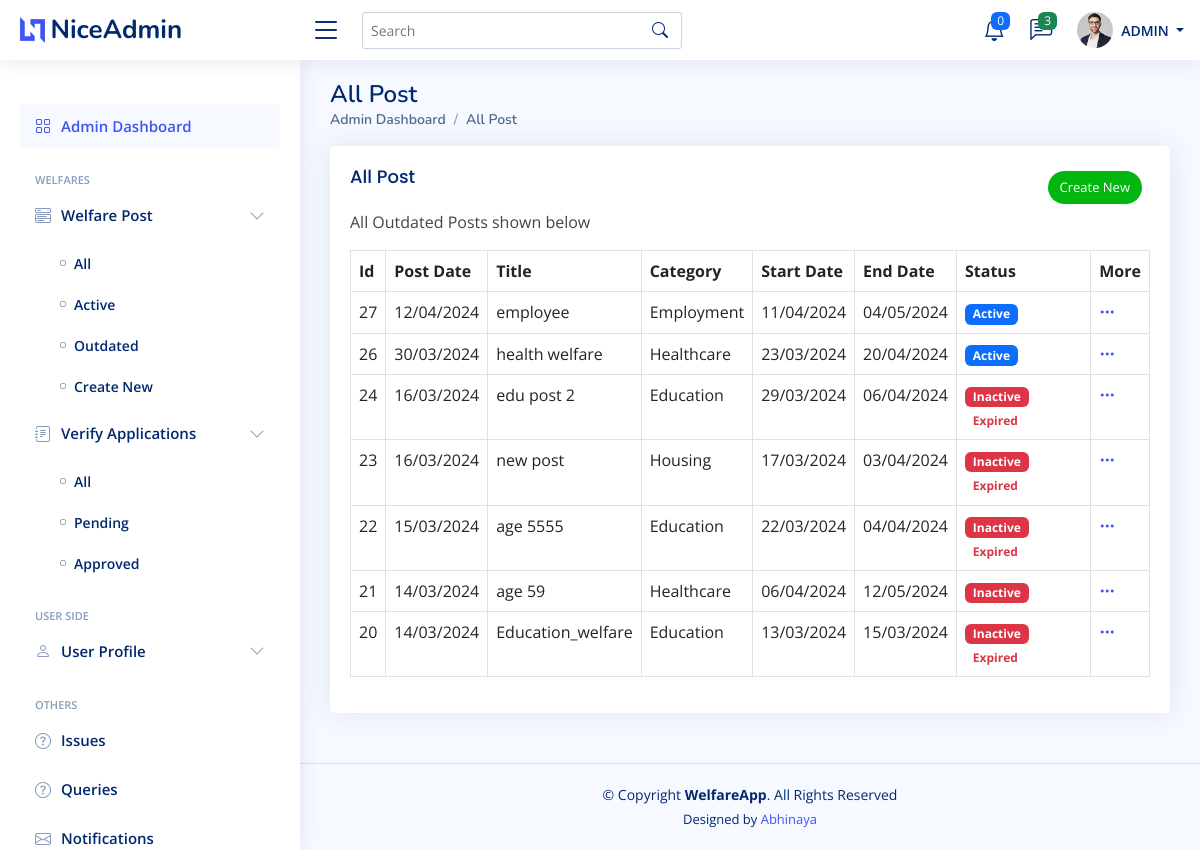
The app's page /app_admin/post_all/ (signed in), older data.
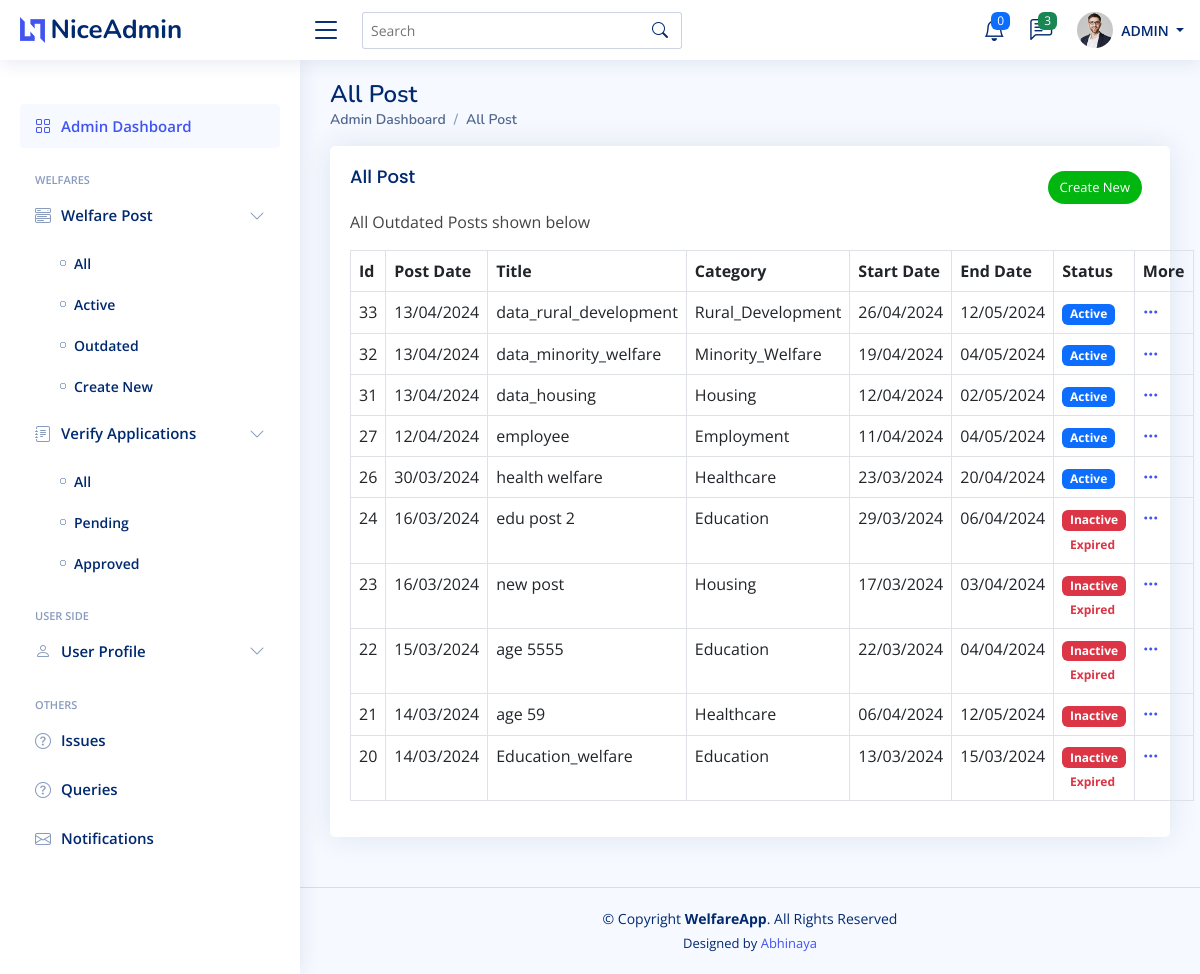
The same page, newer data.
### AdminApp/models.py (models this page shows, shortened)
class WelfarePost(models.Model):
   post_title = models.CharField(max_length=120, blank=True, null=True)
   post_description = models.TextField(blank=True, null=True)
   post_img = models.ImageField(upload_to='welfare_images/', blank=True, null=True)
   post_age = models.IntegerField(blank=True, null=True, default=0)
   POST_CATEGORY_CHOICES = [
      ('Education', 'Education'),
      ('Healthcare', 'Healthcare'),
      ('Employment', 'Employment'),
      ('Housing', 'Housing'),
      ('Rural_Development', 'Rural Development'),
      ('Minority_Welfare', 'Minority Welfare'),
   ]
   post_category = models.CharField(max_length=60, choices = POST_CATEGORY_CHOICES, blank=True, null=True, default="")
   GENDER_CHOICES = [
      ('M', 'Male'),
      ('F', 'Female'),
      ('O', 'Other'),
      ('All', 'All'),
   ]
   post_gender = models.CharField(max_length=3, choices = GENDER_CHOICES, blank=True, null=True, default="")
   MARITAL_STATUS_CHOICES = [
      ('S', 'Single'),
      ('M', 'Married'),
      ('Both', 'Both'),
   ]
   post_marital_status = models.CharField(max_length=5, choices = MARITAL_STATUS_CHOICES, blank=True, null=True, default="")
   post_children = models.IntegerField(blank=True, null=True, default=0)
   EMPLOYMENT_STATUS_CHOICES = [
      ('Emp', 'Employed'),
      ('Unemp', 'Unemployed'),
      ('Self-emp', 'Self-employed'),
      ('Stud', 'Student'),
      ('Ret', 'Retired'),
      ('All', 'All'),
   ]
   post_employment_status = models.CharField(max_length=10, choices=EMPLOYMENT_STATUS_CHOICES, blank=True, null=True, default="")
   OCCUPATION_CHOICES = [
        ('Government_Employee', 'Government Employee'),
        ('Accountant', 'Accountant'),
        ('Actor/Actress', 'Actor/Actress'),
        ('Architect', 'Architect'),
        ('Artist', 'Artist'),
        ('Baker', 'Baker'),
        ('Banker', 'Banker'),
        ('Barista', 'Barista'),
        ('Bartender', 'Bartender'),
        ('Biologist', 'Biologist'),
        ('Carpenter', 'Carpenter'),
        ('Chef', 'Chef'),
        ('Cleaner', 'Cleaner'),
        ('Computer_Programmer', 'Computer Programmer'),
        ('Dentist', 'Dentist'),
        ('Doctor', 'Doctor'),
        ('Electrician', 'Electrician'),
        ('Engineer', 'Engineer'),
        ('Farmer', 'Farmer'),
        ('Firefighter', 'Firefighter'),
        ('Fisherman', 'Fisherman'),
        ('Flight_Attendant', 'Flight Attendant'),
        ('Graphic_Designer', 'Graphic Designer'),
        ('Hairdresser', 'Hairdresser'),
        ('Journalist', 'Journalist'),
        ('Lawyer', 'Lawyer'),
        ('Librarian', 'Librarian'),
        ('Mechanic', 'Mechanic'),
        ('Musician', 'Musician'),
        ('Nurse', 'Nurse'),
        ('Pharmacist', 'Pharmacist'),
        ('Photographer', 'Photographer'),
        ('Pilot', 'Pilot'),
        ('Plumber', 'Plumber'),
        ('Police_Officer', 'Police Officer'),
        ('Professor', 'Professor'),
        ('Psychologist', 'Psychologist'),
        ('Real_Estate_Agent', 'Real Estate Agent'),
        ('Receptionist', 'Receptionist'),
        ('Scientist', 'Scientist'),
        ('Software_Developer', 'Software Developer'),
        ('Teacher', 'Teacher'),
        ('Truck_Driver', 'Truck Driver'),
        ('Veterinarian', 'Veterinarian'),
        ('Waiter/Waitress', 'Waiter/Waitress'),
        ('Writer', 'Writer'),
        ('All', 'All'),
    ]
   post_occupation = models.CharField(max_length=100, choices=OCCUPATION_CHOICES, blank=True, null=True, default="")
   post_monthly_income = models.FloatField(blank=True, null=True, default=0)
   EDUCATION_CHOICES = [
        ('Primary', 'Primary School'),
        ('Secondary', 'Secondary School'),
        ('High', 'High School'),
        ('Dip', 'Diploma'),
        ("Bachelors", "Bachelor's Degree"),
        ("Masters", "Master's Degree"),
        ('Doctorate', 'Doctorate'),
        ('All', 'All'),
    ]
   post_highest_education = models.CharField(max_length=15, choices=EDUCATION_CHOICES, blank=True, null=True, default="")
   post_highest_education_mark =  models.FloatField(blank=True, null=True, default=0)
   CASTE_CHOICES = [
        ('SC', 'Scheduled Caste (SC)'),
        ('ST', 'Scheduled Tribe (ST)'),
        ('OBC', 'Other Backward Class (OBC)'),
        ('General', 'General'),
        ('Prefer_not_to_say', 'Prefer not to say'),
        ('All', 'All'),
        ('NA', 'NA'),
    ]
   post_caste = models.CharField(max_length=20, choices=CASTE_CHOICES, blank=True, null=True, default="")
   RELIGION_CHOICES = [
        ('Hin', 'Hinduism'),
        ('Isl', 'Islam'),
        ('Chr', 'Christianity'),
        ('Sik', 'Sikhism'),
        ('Bud', 'Buddhism'),
        ('Jai', 'Jainism'),
        ('All', 'All'),
    ]
   post_religion = models.CharField(max_length=15, choices=RELIGION_CHOICES, blank=True, null=True, default="")
   DISABILITY_CHOICES = [
        ('Yes', 'Yes'),
        ('No', 'No'),
        ('All', 'All'),
    ]
   post_has_disabilities = models.CharField(max_length=3, choices=DISABILITY_CHOICES, blank=True, null=True, default="")
   post_active = models.BooleanField(default=True)
   post_verified = models.BooleanField(default=False)
   post_read = models.BooleanField(default=False)
   post_create_date = models.DateTimeField(auto_now_add=True)
   post_start_date = models.DateField(blank=True, null=True, default=None)
   post_end_date = models.DateField(blank=True, null=True, default=None)

### AdminApp/views.py (the view)
# urls.py: path('post_all/', views.PostAllView, name='post_all'),
def PostAllView(request):
    today_date = date.today()
    WelfarePost.objects.filter(post_end_date__lt=today_date).update(post_active=False)
    data = WelfarePost.objects.all().order_by('-id')
    context = {
        'data': data,
        'today_date': today_date
    }
    return render(request, 'AdminApp/Post-All.html', context)

### AdminApp/Templates/AdminApp/Post-All.html (shortened to what this page needs)
{% extends 'Base.html' %}
{% load static %}
{% block main-content %}
{% if user.is_authenticated and user.is_superuser %}
<main id="main" class="main">
   <div class="pagetitle">
      <h1>All Post</h1>
      <nav>
         <ol class="breadcrumb">
            <li class="breadcrumb-item active">Admin Dashboard</li>
            <li class="breadcrumb-item active">All Post</li>
         </ol>
      </nav>
   </div>
   <section class="section dashboard">
      <div class="row">
         <div class="col-lg-12">
            <div class="row">
               <div class="col-12">
                  <div class="card">
                     <div class="card-body">
                        <a class="btn-create-post" href="{% url 'post_create' %}">Create New</a>
                        {% if data %}
                        <h5 class="card-title">All Post</h5>
                        <p>All Outdated Posts shown below</p>
                        {% else %}
                        <p class="text-center mt-5 mb-4">
                           <small>--- No Posts ---</small>
                        </p>
                        {% endif %}
                        {% if data %}
                        <table class="table table-bordered">
                           <thead>
                              <tr>
                                 <th scope="col">Id</th>
                                 <th scope="col">Post Date</th>
                                 <th scope="col">Title</th>
                                 <th scope="col">Category</th>
                                 <th scope="col">Start Date</th>
                                 <th scope="col">End Date</th>
                                 <th scope="col">Status</th>
                                 <th scope="col">More</th>
                              </tr>
                           </thead>
                           <tbody>
                              {% for item in data %}
                              <tr>
                                 <td>{{ item.id }}</td>
                                 <td>{{ item.post_create_date | date:"d/m/Y" }}</td>
                                 <td>{{ item.post_title }}</td>
                                 <td>{{ item.post_category }}</td>
                                 <td>{{ item.post_start_date | date:"d/m/Y" }}</td>
                                 <td>{{ item.post_end_date | date:"d/m/Y" }}</td>
                                 <td>
                                    {% if item.post_active == True %}
                                    <span class="badge bg-primary">Active</span>
                                    {% else %}
                                    <span class="badge bg-danger">Inactive</span>
                                    {% endif %}
                                    {% if item.post_end_date < today_date %} <span class="badge bg-white text-danger">
                                       Expired</span>
                                       {% endif %}
                                 </td>
                                 <td>
                                    <a class="icon" href="#" data-bs-toggle="dropdown"><i
                                          class="bi bi-three-dots"></i></a>
                                 </td>
                              </tr>
                              {% endfor %}
                           </tbody>
                        </table>
                        {% endif %}
                     </div>
                  </div>
               </div>
            </div>
         </div>
      </div>
   </section>
</main>
{% endif %}
{% endblock main-content %}

Row changes from the older to the newer data that the page shows:
added WelfarePost: id "33", post_create_date "13/04/2024", post_title "data_rural_development", post_category "Rural_Development", post_start_date "26/04/2024", post_end_date "12/05/2024", post_active "Active"
added WelfarePost: id "32", post_create_date "13/04/2024", post_title "data_minority_welfare", post_category "Minority_Welfare", post_start_date "19/04/2024", post_end_date "04/05/2024", post_active "Active"
added WelfarePost: id "31", post_create_date "13/04/2024", post_title "data_housing", post_category "Housing", post_start_date "12/04/2024", post_end_date "02/05/2024", post_active "Active"
